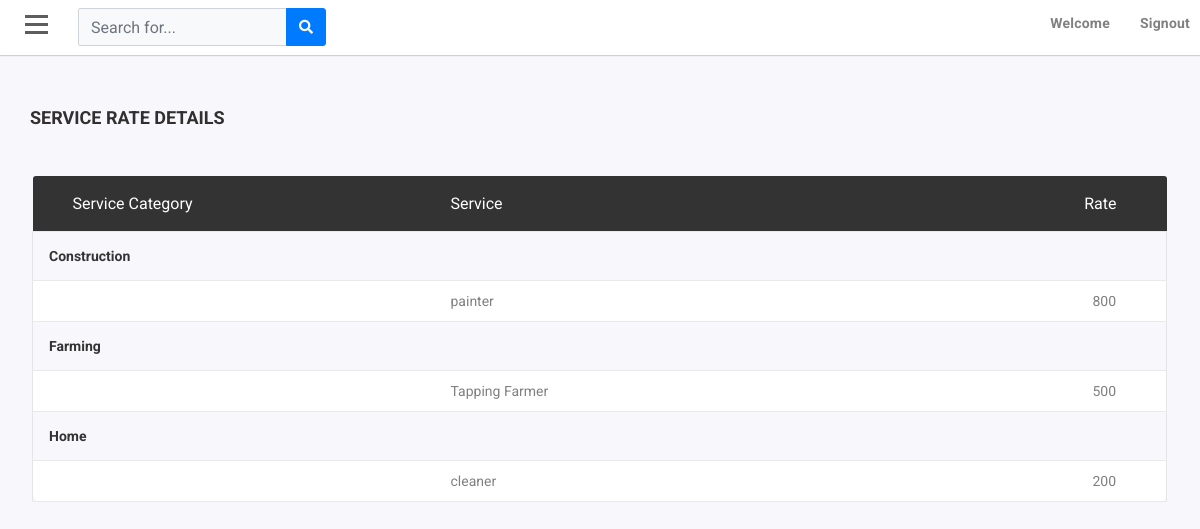
/customer/service_rate.php, run on the app's committed database.
### tables this page shows
CREATE TABLE `tbl_service_category` (
  `sc_id` int(5) NOT NULL,
  `sc_name` varchar(30) NOT NULL,
  `is_delete` bit(1) NOT NULL,
  `amount` varchar(10) NOT NULL,
  `img` varchar(8000) NOT NULL
);

CREATE TABLE `tbl_services` (
  `service_id` int(5) NOT NULL,
  `service_name` varchar(20) NOT NULL,
  `service_amt` int(10) NOT NULL,
  `service_img` varchar(15) NOT NULL,
  `sc_id` int(10) NOT NULL,
  `is_delete` int(5) NOT NULL
);

### customer/service_rate.php (the view, shortened to what this page needs)
<?php
require('../DbConnection.php');
?>
<html lang="en">
<head>
        <link rel="stylesheet" href="https://stackpath.bootstrapcdn.com/bootstrap/4.1.3/css/bootstrap.min.css">
        <link href="../css/font-face.css" rel="stylesheet" media="all">
         <link rel="stylesheet" href="https://use.fontawesome.com/releases/v5.7.2/css/all.css">
        <link rel="stylesheet" type="text/css" href="cust_index.css">
        <link href="../css/theme.css" rel="stylesheet" media="all">
        <link href="../css/cust_index.css" rel="stylesheet" media="all">
        <link rel="stylesheet" href="https://maxcdn.bootstrapcdn.com/font-awesome/4.7.0/css/font-awesome.min.css">
</head>
<body>
<div id="wrapper">
    <div id="page-content-wrapper">
			<div id="content">
        <div class="container-fluid p-0 px-lg-0 px-md-0">
          <nav class="navbar navbar-expand navbar-light my-navbar">
            <div type="button"  id="bar" class="nav-icon1 hamburger animated fadeInLeft is-closed" data-toggle="offcanvas">
               <span></span>
                <span></span>
                <span></span>
            </div>
          <form class="d-none d-sm-inline-block form-inline navbar-search">
            <div class="input-group">
              <input type="text" class="form-control bg-light " placeholder="Search for..." aria-label="Search" id="searchbar">
              <div class="input-group-append">
                <button class="btn btn-primary" type="button" id="search_submit"><i class="fas fa-search fa-sm"></i>
                </button>
              </div>
            </div>
          </form>
          <ul class="navbar-nav ml-auto">
            <li>
              <a  href="#" id="userDropdown" role="button" >
                <label ><b style="font-famiy: Times New Roman, Times, serif;">Welcome <?php echo $_SESSION['uname']; ?></b></label>
              </a>
            </li>
            <li>
              <a  href="../logout.php" id="userDropdown" role="button" >
                <label ><b style="font-famiy: Times New Roman, Times, serif;">Signout</b></label>
              </a>
            </li>
          </ul>
        </nav>
</div>
      <div id="rate">
            <h4>SERVICE RATE DETAILS</h4>
      </div>
      <div class="container" id="service_rate">
        <div class="row">
                            <div class="col">
                                <div class="table-responsive m-b-40">
                                    <table class="table table-borderless table-data3 py-3">
                                        <thead>
                                            <tr>
                                                <th>Service Category</th>
                                                <th>service</th>
                                                <th>Rate</th>
                                            </tr>
                                        </thead>
                                        <tbody>
                                            <?php
                                             $rate_query=mysqli_query($con,"select * from tbl_service_category where is_delete=1");
                                              while($rate=mysqli_fetch_array($rate_query))
                                              {
                                                $id=$rate['sc_id'];
                                                $sql_ser=mysqli_query($con,"select * from tbl_services where sc_id=$id");
                                                if(mysqli_num_rows($sql_ser)>0)
                                                {
                                              ?>
                                                  <tr>
                                                      <th colspan="3" style="text-align:left;"><?php echo $rate['sc_name']; ?></th>
                                                  </tr><?php
                                                  while($serv=mysqli_fetch_array($sql_ser))
                                                  {
                                                  ?>
                                                  <tr>
                                                    <td></td>
                                                    <td><?php echo $serv['service_name'];?>
                                                    </td>
                                                    <td><?php echo $serv['service_amt'];  ?></td>
                                                  </tr>
                                           <?php
                                          }}}
                                            ?>
                                        </tbody>
                                    </table>
                                </div>
                            </div>
                        </div>
        </div>
      </div>
</body>
</html>

### css/cust_index.css (style rules this page uses)
.container { padding: 2rem 2rem; }
h4 { margin: 2rem 0rem 1rem; }
body { position: relative; overflow-x:hidden; background: #f7f7fc; font-family: 'Roboto', sans-serif; }
body, html { height: 100%; }
.navbar-nav > li > a ,.submenu-box ul li a { color:gray!important; text-transform: capitalize; font-size: 14px; padding:10px 10px 10px 20px!important; display: block; font-weight: 400; position: relative; z-index: 2; font-family: 'Roboto', sans-serif; letter-spacing: .2px; display: flex; }
.navbar-nav li { display:block!important; margin:2px 0px; }
#page-content-wrapper { width: 100%; transition: all 0.5s ease; }
.nav-icon1 { z-index: 999; position:relative; display: block; width:23px; margin:0px 30px 0px 25px; cursor:pointer; height: 25px; }
.nav-icon1 span { position:absolute; top:0; width:100%; height:3px; cursor:pointer; background-color:#5d5d5d; left:0; transform:rotate(0deg); transition:.30s ease-in-out; }
.nav-icon1 span:nth-of-type(1) { top:0; }
.nav-icon1 span:nth-of-type(2) { top:8px; }
.nav-icon1 span:nth-of-type(3) { top:16px; }
.my-navbar { padding:0px; background-color:white; box-shadow: 0 1px 1px 0 rgba(0,0,0,.16); }
.table td, .table th { padding: 1rem; font-size:14px; color:#333; vertical-align: top; border-top: 1px solid #dee2e6; }
table.table { table-layout: fixed; width: 100%; }
table.table tr th, table.table tr td { border-color: #e9e9e9; }
#rate { padding: 20px 0px 0px 30px; }

### data on the page
tbl_service_category: sc_name "Construction"
tbl_services: service_name "painter", service_amt "800"
tbl_service_category: sc_name "Farming"
tbl_services: service_name "Tapping Farmer", service_amt "500"
tbl_service_category: sc_name "Home"
tbl_services: service_name "cleaner", service_amt "200"
